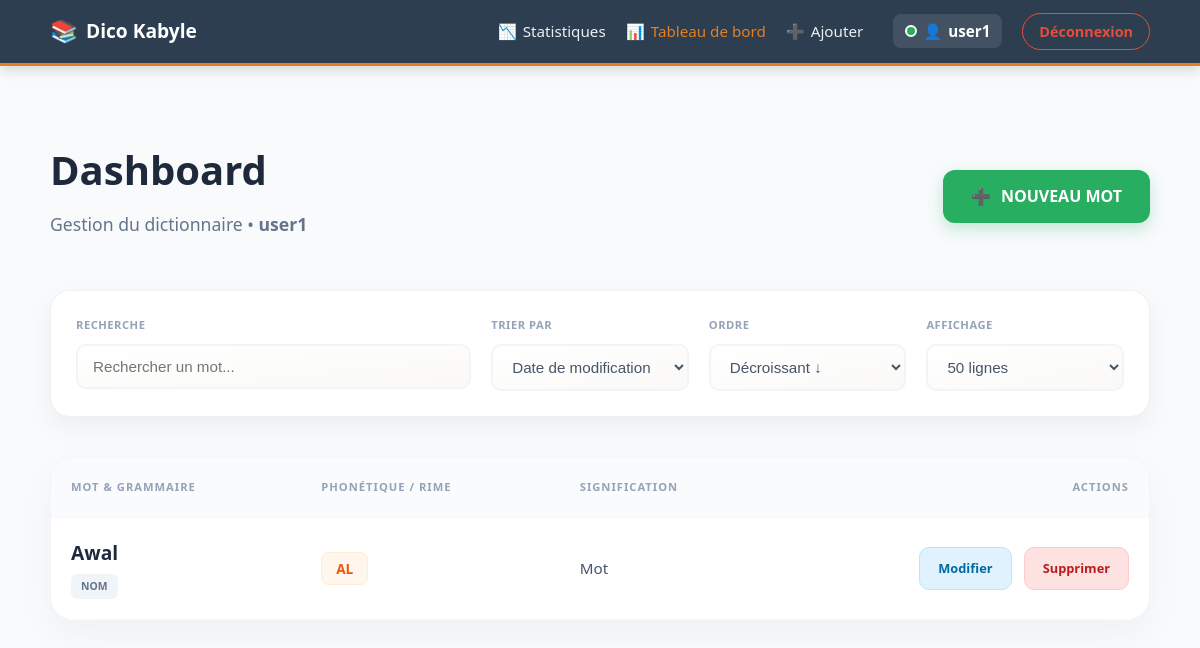
/admin.php (signed in), run on the app's committed database.
### tables this page shows
CREATE TABLE rimes (
    id                INTEGER PRIMARY KEY AUTOINCREMENT,
    mot               TEXT NOT NULL,
    signification     TEXT,
    exemple           TEXT,
    lettre            TEXT NOT NULL,          -- Consonne pivot (B, D, Ǧ...)
    rime              TEXT NOT NULL,          -- Terminaison (AB, ED, IBB...)
    classe_grammaticale TEXT,                 -- Nom, Verbe, etc.
    genre             TEXT,                   -- Amlay, Untlay
    nombre            TEXT,                   -- Asuf, Asget
    variante          INTEGER DEFAULT 1,
    auteur_id         INTEGER,
    created_at        TEXT DEFAULT (datetime('now')),
    updated_at        TEXT DEFAULT (datetime('now')),
    version           INTEGER DEFAULT 1,
    FOREIGN KEY (auteur_id) REFERENCES users (id)
);

### src/RhymeEngine.php (called while the page is built, shortened)
<?php
class RhymeEngine {
    private $pdo;
    public function __construct() {
        try {
            $dbPath = __DIR__ . '/../data/dico.sqlite';
            $this->pdo = new PDO("sqlite:" . $dbPath);
            $this->pdo->setAttribute(PDO::ATTR_ERRMODE, PDO::ERRMODE_EXCEPTION);
            $this->pdo->setAttribute(PDO::ATTR_DEFAULT_FETCH_MODE, PDO::FETCH_ASSOC);
        } catch (PDOException $e) {
            die("Erreur de connexion : " . $e->getMessage());
        }
    }
    public function searchAdvanced($params) {
        $sql = "SELECT * FROM rimes WHERE 1=1";
        $binds = [];
        $allowedSort = [
            'mot'           => 'mot',
            'signification' => 'signification',
            'lettre'        => 'lettre',
            'rime'          => 'rime',
            'updated_at'    => 'updated_at',
            'created_at'    => 'created_at'
        ];
        $sortField = $allowedSort[$params['sort'] ?? ''] ?? 'mot';
        $direction = (isset($params['order']) && strtoupper($params['order']) === 'DESC') ? 'DESC' : 'ASC';
        if ($sortField === 'mot') {
            $sql .= " ORDER BY mot $direction, variante ASC";
        } else {
            $sql .= " ORDER BY $sortField $direction";
        }
        if (!empty($params['limit']) && $params['limit'] !== 'all') {
            $limit = (int)$params['limit'];
            $sql .= " LIMIT $limit";
        }
        try {
            $stmt = $this->pdo->prepare($sql);
            $stmt->execute($binds);
            $results = $stmt->fetchAll();
            return $results;
        } catch (PDOException $e) {
            error_log("Erreur RhymeEngine : " . $e->getMessage());
            return [];
        }
    }
}

### public/admin.php (the view, shortened to what this page needs)
<?php
require_once __DIR__ . '/../src/Auth.php';
require_once __DIR__ . '/../src/RhymeEngine.php';
$engine = new RhymeEngine();
$params = [
    'q'      => $_GET['q'] ?? '',
    'sort'   => $_GET['sort'] ?? 'updated_at',
    'order'  => $_GET['order'] ?? 'desc',
    'limit'  => $_GET['limit'] ?? '50'
];
$words = $engine->searchAdvanced($params);
?>
<!DOCTYPE html>
<html lang="fr">
<head>
    <link rel="stylesheet" href="css/style.css">
</head>
<body>
    <?php include __DIR__ . '/../src/views/navbar.php'; ?>
    <div class="container" style="max-width: 1100px;">
        <header class="admin-header">
            <div>
                <h1 style="font-weight: 900; color: #1e293b; font-size: 2.5rem; margin:0;">Dashboard</h1>
                <p style="color: #64748b; margin-top:8px; font-size: 1.1rem;">Gestion du dictionnaire • <strong><?= htmlspecialchars($_SESSION['username']) ?></strong></p>
            </div>
            <div class="header-btns">
                <a href="add_word.php" class="btn-new">
                    <span>➕</span> NOUVEAU MOT
                </a>
            </div>
        </header>
        <form method="GET" id="filterForm" class="filter-row">
            <div>
                <label>Recherche</label>
                <input type="text" name="q" placeholder="Rechercher un mot..." value="<?= htmlspecialchars($params['q']) ?>">
            </div>
            <div>
                <label>Trier par</label>
                <select name="sort" onchange="this.form.submit()">
                    <option value="updated_at" <?= $params['sort'] == 'updated_at' ? 'selected' : '' ?>>Date de modification</option>
                </select>
            </div>
            <div>
                <label>Ordre</label>
                <select name="order" onchange="this.form.submit()">
                    <option value="DESC" <?= $params['order'] == 'DESC' ? 'selected' : '' ?>>Décroissant ↓</option>
                </select>
            </div>
            <div>
                <label>Affichage</label>
                <select name="limit" onchange="this.form.submit()">
                    <option value="50" <?= $params['limit'] == '50' ? 'selected' : '' ?>>50 lignes</option>
                </select>
            </div>
        </form>
        <div class="table-wrapper">
            <table class="styled-table">
                <thead>
                    <tr>
                        <th>Mot & Grammaire</th>
                        <th>Phonétique / Rime</th>
                        <th>Signification</th>
                        <th class="action-column">Actions</th>
                    </tr>
                </thead>
                <tbody>
                    <?php if (empty($words)): ?>
                        <tr><td colspan="4" style="text-align:center; padding: 40px; color: #94a3b8;">Aucun résultat trouvé pour votre recherche.</td></tr>
                    <?php else: ?>
                        <?php foreach ($words as $word): ?>
                        <tr>
                            <td>
                                <div style="font-weight: 900; color: #1e293b; font-size: 1.2rem;"><?= htmlspecialchars($word['mot']) ?></div>
                                <span style="font-size: 0.65rem; background:#f1f5f9; padding:4px 10px; border-radius:6px; font-weight:900; color:#64748b; text-transform:uppercase; margin-top:5px; display:inline-block;">
                                    <?= htmlspecialchars($word['classe_grammaticale']) ?>
                                </span>
                            </td>
                            <td>
                                <span style="background: #fff7ed; color: #ea580c; padding: 6px 14px; border-radius: 8px; font-weight: 800; font-size: 0.85rem; border: 1px solid #ffedd5;">
                                    <?= htmlspecialchars($word['rime']) ?>
                                </span>
                            </td>
                            <td style="color: #475569; font-size: 0.95rem; line-height: 1.4;">
                                <?= mb_strimwidth(htmlspecialchars($word['signification']), 0, 70, "...") ?>
                            </td>
                            <td class="action-column">
                                <a href="javascript:void(0)" class="btn-action btn-edit" onclick="openModal('edit', '<?= $word['id'] ?>', '<?= addslashes(htmlspecialchars($word['mot'])) ?>')">Modifier</a>
                                <a href="javascript:void(0)" class="btn-action btn-delete" onclick="openModal('delete', '<?= $word['id'] ?>', '<?= addslashes(htmlspecialchars($word['mot'])) ?>')">Supprimer</a>
                            </td>
                        </tr>
                        <?php endforeach; ?>
                    <?php endif; ?>
                </tbody>
            </table>
        </div>
    </div>
</body>
</html>

### public/css/style.css (style rules this page uses)
:root { --primary-color: #2c3e50; --accent-color: #e67e22; --bg-color: #ecf0f1; --white: #ffffff; --border-color: #dcdde1; --text-muted: #7f8c8d; --success-color: #27ae60; --error-color: #e74c3c; --shadow: 0 4px 6px rgba(0, 0, 0, 0.1); --transition: all 0.3s ease; }
body { font-family: 'Segoe UI', Tahoma, Geneva, Verdana, sans-serif; background-color: var(--bg-color); color: var(--primary-color); margin: 0; line-height: 1.6; }
.container { max-width: 1100px; margin: 0 auto; padding: 20px; }
input[type="text"], input[type="password"], input[type="email"], select, textarea { width: 100%; padding: 12px 15px; border: 1px solid var(--border-color); border-radius: 8px; box-sizing: border-box; font-size: 1rem; background-color: var(--white); transition: border-color 0.2s; }

### public/admin.php (style rules this page uses)
body { background: #f8fafc; color: #1e293b; font-family: 'Segoe UI', system-ui, sans-serif; }
.admin-header { display: flex; justify-content: space-between; align-items: center; margin-bottom: 35px; margin-top: 20px; }
.header-btns { display: flex; gap: 15px; }
.btn-new { background: #27ae60 !important; color: white !important; padding: 14px 28px; border-radius: 12px; text-decoration: none; font-weight: 900; display: inline-flex; align-items: center; gap: 10px; transition: 0.3s; box-shadow: 0 6px 15px rgba(39, 174, 96, 0.25); }
.filter-row { display: grid; grid-template-columns: 2fr 1fr 1fr 1fr; gap: 20px; background: white; padding: 25px; border-radius: 20px; box-shadow: 0 10px 25px rgba(0,0,0,0.05); margin-bottom: 40px; border: 1px solid #eef2f6; }
.filter-row label { display: block; font-size: 0.7rem; font-weight: 800; color: #94a3b8; text-transform: uppercase; margin-bottom: 10px; letter-spacing: 0.5px; }
.filter-row select, .filter-row input { width: 100%; padding: 12px 15px; border: 2px solid #f1f5f9; border-radius: 10px; font-size: 0.95rem; color: #475569; background: linear-gradient(to bottom right, #ffffff, #faf9f7); transition: 0.3s; }
.table-wrapper { background: white; border-radius: 24px; box-shadow: 0 15px 35px rgba(0,0,0,0.04); overflow: hidden; border: 1px solid #f1f5f9; }
.styled-table { width: 100%; border-collapse: collapse; }
.styled-table th { background: #fafbfc; color: #94a3b8; text-align: left; padding: 20px; font-weight: 800; text-transform: uppercase; font-size: 0.7rem; letter-spacing: 1px; border-bottom: 2px solid #f8fafc; }
.styled-table td { padding: 20px; border-bottom: 1px solid #f8fafc; vertical-align: middle; }
.action-column { text-align: right !important; }
.btn-action { padding: 10px 18px; border-radius: 10px; font-weight: 800; text-decoration: none; font-size: 0.8rem; transition: 0.2s; display: inline-block; }
.btn-edit { background: #e0f2fe; color: #0369a1; border: 1px solid #bae6fd; }
.btn-delete { background: #fee2e2; color: #b91c1c; border: 1px solid #fecaca; margin-left: 8px; }

### data on the page
rimes: mot "Awal", classe_grammaticale "NOM", rime "AL", signification "Mot"

### other printed values
$_SESSION['username'] "user1"
